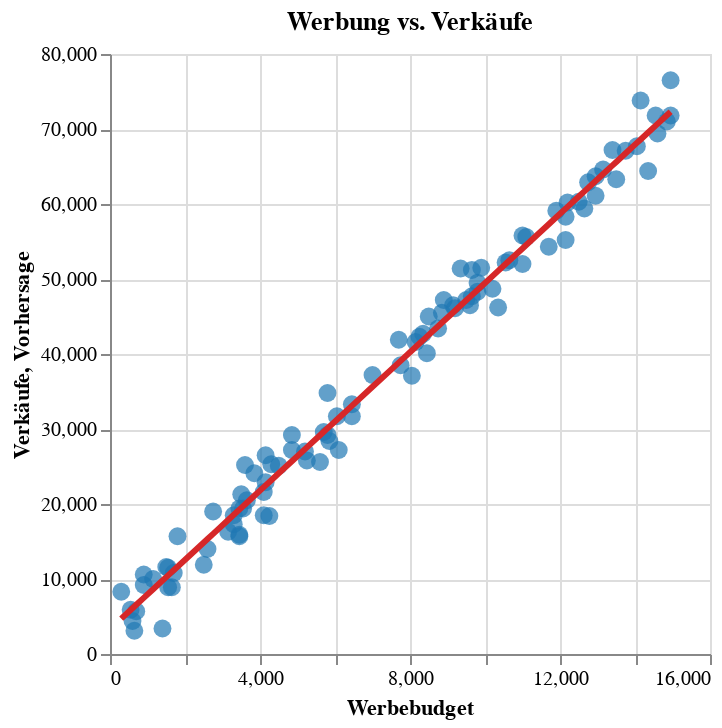

The code cell stored with this chart in its notebook:
### Markdown cell above
Eine gemeinsame Grafik zeigt, wie dicht die Modellgerade an den Beobachtungen liegt.

### Code cell
df_sorted = df.sort_values(feature)
line = (
    alt.Chart(df_sorted)
    .mark_line(color="#d62728", size=3)
    .encode(x=alt.X("ads", title="Werbebudget"), y=alt.Y("prediction", title="Vorhersage"))
)
scatter + line

### Figure 1 — Vega-Lite specification as saved in the notebook (floating-point values rounded to 4 significant figures)
{"config": {"view": {"continuousWidth": 300, "continuousHeight": 300}}, "layer": [{"data": {"name": "data-10011e7686cfefb04fd97ba4f1bea75b"}, "mark": {"type": "circle", "color": "#1f77b4", "size": 80}, "encoding": {"x": {"field": "ads", "title": "Werbebudget", "type": "quantitative"}, "y": {"field": "sales", "title": "Verkäufe", "type": "quantitative"}}, "title": "Werbung vs. Verkäufe"}, {"data": {"name": "data-2092ccfd7738520eb60de61b67ea6ed1"}, "mark": {"type": "line", "color": "#d62728", "size": 3}, "encoding": {"x": {"field": "ads", "title": "Werbebudget", "type": "quantitative"}, "y": {"field": "prediction", "title": "Vorhersage", "type": "quantitative"}}}], "$schema": "https://vega.github.io/schema/vega-lite/v6.1.0.json", "datasets": {"data-10011e7686cfefb04fd97ba4f1bea75b": [{"sales": 8300, "ads": 300}, {"sales": 5900, "ads": 550}, {"sales": 4400, "ads": 600}, {"sales": 3100, "ads": 650}, {"sales": 5700, "ads": 700}, {"sales": 10600, "ads": 900}, {"sales": 9200, "ads": 900}, {"sales": 10000, "ads": 1150}, {"sales": 3400, "ads": 1400}, {"sales": 11600, "ads": 1500}, {"sales": 11500, "ads": 1550}, {"sales": 8900, "ads": 1550}, {"sales": 8900, "ads": 1650}, {"sales": 10800, "ads": 1700}, {"sales": 15700, "ads": 1800}, {"sales": 11900, "ads": 2500}, {"sales": 14000, "ads": 2600}, {"sales": 19000, "ads": 2750}, {"sales": 16300, "ads": 3150}, {"sales": 17300, "ads": 3300}, {"sales": 18500, "ads": 3300}, {"sales": 15700, "ads": 3450}, {"sales": 19400, "ads": 3450}, {"sales": 15900, "ads": 3450}, {"sales": 21300, "ads": 3500}, {"sales": 19400, "ads": 3550}, {"sales": 25200, "ads": 3600}, {"sales": 20500, "ads": 3650}, {"sales": 24100, "ads": 3850}, {"sales": 18500, "ads": 4100}, {"sales": 21600, "ads": 4100}, {"sales": 22900, "ads": 4150}, {"sales": 26500, "ads": 4150}, {"sales": 18400, "ads": 4250}, {"sales": 25300, "ads": 4300}, {"sales": 25100, "ads": 4500}, {"sales": 29200, "ads": 4850}, {"sales": 27200, "ads": 4850}, {"sales": 27000, "ads": 5200}, {"sales": 25800, "ads": 5250}, {"sales": 25600, "ads": 5600}, {"sales": 29600, "ads": 5700}, {"sales": 29200, "ads": 5800}, {"sales": 34800, "ads": 5800}, {"sales": 28400, "ads": 5850}, {"sales": 31700, "ads": 6050}, {"sales": 27200, "ads": 6100}, {"sales": 31700, "ads": 6450}, {"sales": 33300, "ads": 6450}, {"sales": 37200, "ads": 7000}, {"sales": 41900, "ads": 7700}, {"sales": 38500, "ads": 7750}, {"sales": 37100, "ads": 8050}, {"sales": 41600, "ads": 8150}, {"sales": 42300, "ads": 8250}, {"sales": 42700, "ads": 8350}, {"sales": 40100, "ads": 8450}, {"sales": 45000, "ads": 8500}, {"sales": 43400, "ads": 8750}, {"sales": 45500, "ads": 8850}, {"sales": 47200, "ads": 8900}, {"sales": 46500, "ads": 9150}, {"sales": 46100, "ads": 9200}, {"sales": 51400, "ads": 9350}, {"sales": 47200, "ads": 9500}, {"sales": 46500, "ads": 9600}, {"sales": 47700, "ads": 9650}, {"sales": 51200, "ads": 9650}, {"sales": 48300, "ads": 9800}, {"sales": 49500, "ads": 9800}, {"sales": 51500, "ads": 9900}, {"sales": 48700, "ads": 10200}, {"sales": 46200, "ads": 10350}, {"sales": 52200, "ads": 10550}, {"sales": 52500, "ads": 10650}, {"sales": 52000, "ads": 11000}, {"sales": 55800, "ads": 11000}, {"sales": 55600, "ads": 11100}, {"sales": 54300, "ads": 11700}, {"sales": 59100, "ads": 11900}, {"sales": 58300, "ads": 12150}, {"sales": 55200, "ads": 12150}, {"sales": 60200, "ads": 12200}, {"sales": 60300, "ads": 12500}, {"sales": 59400, "ads": 12650}, {"sales": 62900, "ads": 12750}, {"sales": 63700, "ads": 12950}, {"sales": 61100, "ads": 12950}, {"sales": 64600, "ads": 13150}, {"sales": 67200, "ads": 13400}, {"sales": 63300, "ads": 13500}, {"sales": 67100, "ads": 13750}, {"sales": 67700, "ads": 14050}, {"sales": 73800, "ads": 14150}, {"sales": 64400, "ads": 14350}, {"sales": 71800, "ads": 14550}, {"sales": 69400, "ads": 14600}, {"sales": 71000, "ads": 14850}, {"sales": 76500, "ads": 14950}, {"sales": 71800, "ads": 14950}], "data-2092ccfd7738520eb60de61b67ea6ed1": [{"sales": 8300, "ads": 300, "prediction": 4719.0}, {"sales": 5900, "ads": 550, "prediction": 5873.0}, {"sales": 4400, "ads": 600, "prediction": 6103.0}, {"sales": 3100, "ads": 650, "prediction": 6334.0}, {"sales": 5700, "ads": 700, "prediction": 6564.0}, {"sales": 10600, "ads": 900, "prediction": 7487.0}, {"sales": 9200, "ads": 900, "prediction": 7487.0}, {"sales": 10000, "ads": 1150, "prediction": 8640.0}, {"sales": 3400, "ads": 1400, "prediction": 9793.0}, {"sales": 11600, "ads": 1500, "prediction": 10250.0}, {"sales": 8900, "ads": 1550, "prediction": 10490.0}, {"sales": 11500, "ads": 1550, "prediction": 10490.0}, {"sales": 8900, "ads": 1650, "prediction": 10950.0}, {"sales": 10800, "ads": 1700, "prediction": 11180.0}, {"sales": 15700, "ads": 1800, "prediction": 11640.0}, {"sales": 11900, "ads": 2500, "prediction": 14870.0}, {"sales": 14000, "ads": 2600, "prediction": 15330.0}, {"sales": 19000, "ads": 2750, "prediction": 16020.0}, {"sales": 16300, "ads": 3150, "prediction": 17870.0}, {"sales": 17300, "ads": 3300, "prediction": 18560.0}, {"sales": 18500, "ads": 3300, "prediction": 18560.0}, {"sales": 19400, "ads": 3450, "prediction": 19250.0}, {"sales": 15700, "ads": 3450, "prediction": 19250.0}, {"sales": 15900, "ads": 3450, "prediction": 19250.0}, {"sales": 21300, "ads": 3500, "prediction": 19480.0}, {"sales": 19400, "ads": 3550, "prediction": 19710.0}, {"sales": 25200, "ads": 3600, "prediction": 19940.0}, {"sales": 20500, "ads": 3650, "prediction": 20170.0}, {"sales": 24100, "ads": 3850, "prediction": 21090.0}, {"sales": 18500, "ads": 4100, "prediction": 22250.0}, {"sales": 21600, "ads": 4100, "prediction": 22250.0}, {"sales": 22900, "ads": 4150, "prediction": 22480.0}, {"sales": 26500, "ads": 4150, "prediction": 22480.0}, {"sales": 18400, "ads": 4250, "prediction": 22940.0}, {"sales": 25300, "ads": 4300, "prediction": 23170.0}, {"sales": 25100, "ads": 4500, "prediction": 24090.0}, {"sales": 27200, "ads": 4850, "prediction": 25710.0}, {"sales": 29200, "ads": 4850, "prediction": 25710.0}, {"sales": 27000, "ads": 5200, "prediction": 27320.0}, {"sales": 25800, "ads": 5250, "prediction": 27550.0}, {"sales": 25600, "ads": 5600, "prediction": 29170.0}, {"sales": 29600, "ads": 5700, "prediction": 29630.0}, {"sales": 29200, "ads": 5800, "prediction": 30090.0}, {"sales": 34800, "ads": 5800, "prediction": 30090.0}, {"sales": 28400, "ads": 5850, "prediction": 30320.0}, {"sales": 31700, "ads": 6050, "prediction": 31240.0}, {"sales": 27200, "ads": 6100, "prediction": 31470.0}, {"sales": 31700, "ads": 6450, "prediction": 33090.0}, {"sales": 33300, "ads": 6450, "prediction": 33090.0}, {"sales": 37200, "ads": 7000, "prediction": 35630.0}, {"sales": 41900, "ads": 7700, "prediction": 38850.0}, {"sales": 38500, "ads": 7750, "prediction": 39090.0}, {"sales": 37100, "ads": 8050, "prediction": 40470.0}, {"sales": 41600, "ads": 8150, "prediction": 40930.0}, {"sales": 42300, "ads": 8250, "prediction": 41390.0}, {"sales": 42700, "ads": 8350, "prediction": 41850.0}, {"sales": 40100, "ads": 8450, "prediction": 42310.0}, {"sales": 45000, "ads": 8500, "prediction": 42540.0}, {"sales": 43400, "ads": 8750, "prediction": 43700.0}, {"sales": 45500, "ads": 8850, "prediction": 44160.0}, {"sales": 47200, "ads": 8900, "prediction": 44390.0}, {"sales": 46500, "ads": 9150, "prediction": 45540.0}, {"sales": 46100, "ads": 9200, "prediction": 45770.0}, {"sales": 51400, "ads": 9350, "prediction": 46470.0}, {"sales": 47200, "ads": 9500, "prediction": 47160.0}, {"sales": 46500, "ads": 9600, "prediction": 47620.0}, {"sales": 47700, "ads": 9650, "prediction": 47850.0}, {"sales": 51200, "ads": 9650, "prediction": 47850.0}, {"sales": 48300, "ads": 9800, "prediction": 48540.0}, {"sales": 49500, "ads": 9800, "prediction": 48540.0}, {"sales": 51500, "ads": 9900, "prediction": 49000.0}, {"sales": 48700, "ads": 10200, "prediction": 50390.0}, {"sales": 46200, "ads": 10350, "prediction": 51080.0}, {"sales": 52200, "ads": 10550, "prediction": 52000.0}, {"sales": 52500, "ads": 10650, "prediction": 52460.0}, {"sales": 52000, "ads": 11000, "prediction": 54080.0}, {"sales": 55800, "ads": 11000, "prediction": 54080.0}, {"sales": 55600, "ads": 11100, "prediction": 54540.0}, {"sales": 54300, "ads": 11700, "prediction": 57310.0}, {"sales": 59100, "ads": 11900, "prediction": 58230.0}, {"sales": 58300, "ads": 12150, "prediction": 59380.0}, {"sales": 55200, "ads": 12150, "prediction": 59380.0}, {"sales": 60200, "ads": 12200, "prediction": 59610.0}, {"sales": 60300, "ads": 12500, "prediction": 61000.0}, {"sales": 59400, "ads": 12650, "prediction": 61690.0}, {"sales": 62900, "ads": 12750, "prediction": 62150.0}, {"sales": 61100, "ads": 12950, "prediction": 63070.0}, {"sales": 63700, "ads": 12950, "prediction": 63070.0}, {"sales": 64600, "ads": 13150, "prediction": 63990.0}, {"sales": 67200, "ads": 13400, "prediction": 65150.0}, {"sales": 63300, "ads": 13500, "prediction": 65610.0}, {"sales": 67100, "ads": 13750, "prediction": 66760.0}, {"sales": 67700, "ads": 14050, "prediction": 68150.0}, {"sales": 73800, "ads": 14150, "prediction": 68610.0}, {"sales": 64400, "ads": 14350, "prediction": 69530.0}, {"sales": 71800, "ads": 14550, "prediction": 70450.0}, {"sales": 69400, "ads": 14600, "prediction": 70680.0}, {"sales": 71000, "ads": 14850, "prediction": 71840.0}, {"sales": 76500, "ads": 14950, "prediction": 72300.0}, {"sales": 71800, "ads": 14950, "prediction": 72300.0}]}}
